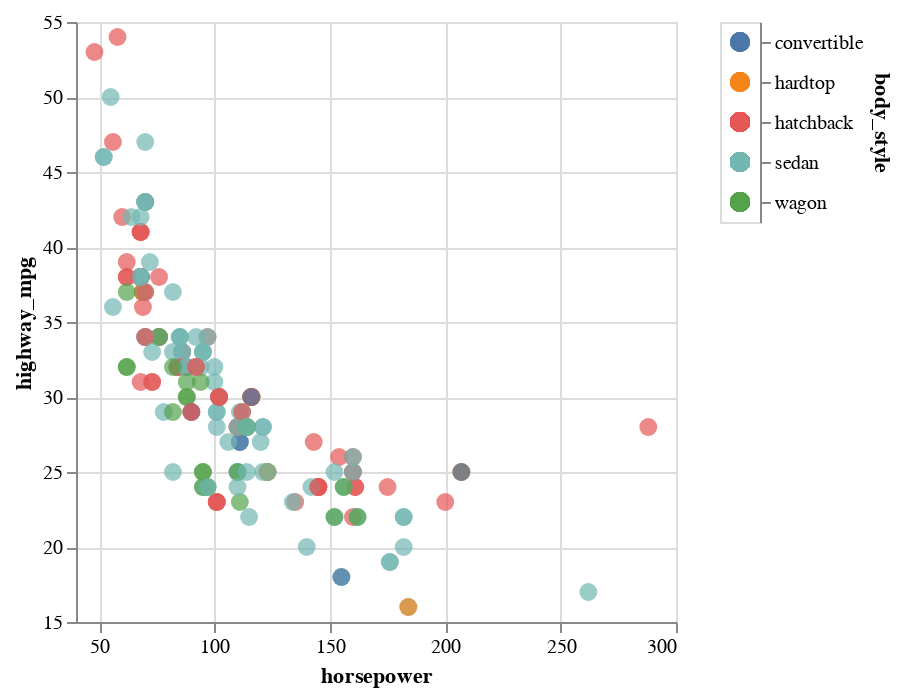

This figure's notebook cell:
### Code cell
# Press click + shift on the legend for multiple selections
scatter | legend

### Figure 1 — Vega-Lite specification as saved in the notebook (floating-point values rounded to 4 significant figures; data arrays with more than 128 entries replaced by an {"elided": "..."} marker saying what was removed)
{"config": {"view": {"continuousWidth": 300, "continuousHeight": 300}}, "hconcat": [{"mark": {"type": "circle", "size": 80}, "encoding": {"color": {"condition": {"param": "param_6", "field": "body_style", "legend": null, "type": "nominal"}, "value": "lightgray"}, "tooltip": {"field": "make", "type": "nominal"}, "x": {"field": "horsepower", "scale": {"zero": false}, "type": "quantitative"}, "y": {"field": "highway_mpg", "scale": {"zero": false}, "type": "quantitative"}}}, {"mark": {"type": "circle", "size": 100}, "encoding": {"color": {"condition": {"param": "param_6", "field": "body_style", "legend": null, "type": "nominal"}, "value": "lightgray"}, "y": {"axis": {"orient": "right"}, "field": "body_style", "type": "nominal"}}, "name": "view_1"}], "data": {"name": "data-387f081f80cceeb89d7db8f93752da3d"}, "params": [{"name": "param_6", "select": {"type": "point", "fields": ["body_style"]}, "views": ["view_1"]}], "$schema": "https://vega.github.io/schema/vega-lite/v5.16.3.json", "datasets": {"data-387f081f80cceeb89d7db8f93752da3d": {"elided": "205 records"}}}
